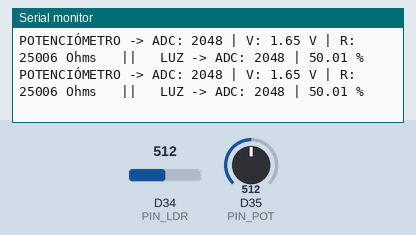
Recording of a sketch running on a simulated Arduino Due. Parts: the last lines printed to the serial monitor. The inputs (shaded band) are chosen by the test bench; at power-on: D34 (PIN_LDR) = 512, D35 (PIN_POT) = 512 (analog values on the 0–1023 scale).

Above: at 1.3 s.
1.4 s: D34 (PIN_LDR) set to 716
At 2.0 s:
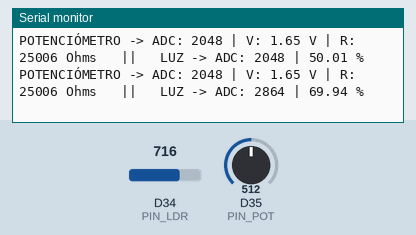
2.9 s: D35 (PIN_POT) set to 716
At 3.4 s:
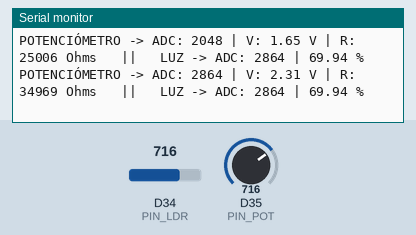
4.4 s: D34 (PIN_LDR) set to 900
At 5.0 s:
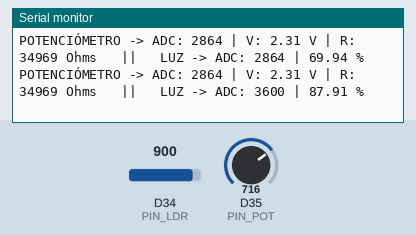
5.9 s: D35 (PIN_POT) set to 900
At 6.6 s:
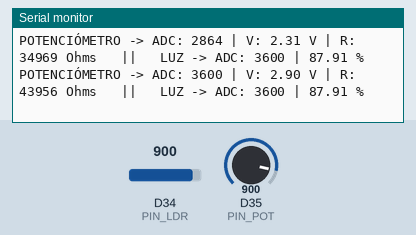
Timing chart, 0 to 8.4 s (numbered marks = the images above; inputs shaded):
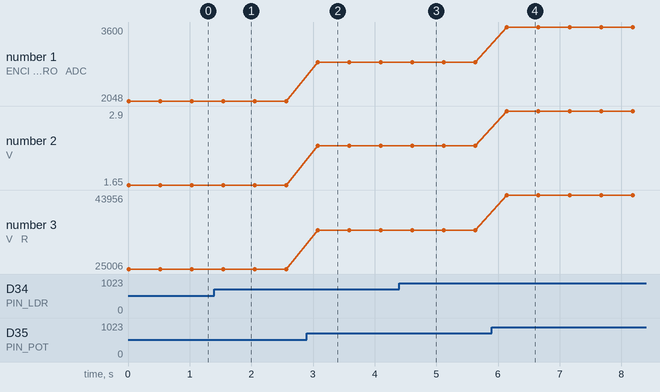

Measured:
- after the input at 1.4 s, the serial monitor: prints a new line after 0.14 s (image 1)
- after the input at 2.9 s, the serial monitor: prints a new line after 0.18 s (image 2)
- after the input at 4.4 s, the serial monitor: prints a new line after 0.21 s (image 3)
- after the input at 5.9 s, the serial monitor: prints a new line after 0.24 s (image 4)
- plotted number 2: 1.65 → 2.31 after the input at 2.9 s, 2.31 → 2.9 after the input at 5.9 s
- plotted number 3: 25006 → 34969 after the input at 2.9 s, 34969 → 43956 after the input at 5.9 s

The sketch:

Practica1.ino
```cpp
/*
Potenciómetro:
1->GND
2->35
3->3.3V

FOTORESISTENCIA
1->3.3V
2-> COLUMNA 22( CABLE(34), RESISTENCIA)

RESISTENCIA 1K
1->Fotoresistencia
2->GND

*/


const int PIN_POT = 35;
const int PIN_LDR = 34;

const float REF_VOLTAGE = 3.3;
const float POT_MAX_R = 50000.0;

void setup() {
  Serial.begin(115200);
  analogReadResolution(12);
  Serial.println("--- POTENCIOMETRO Y LUZ ---");
}

void loop() {

  // POTENCIÓMETRO
  int potAdc = analogRead(PIN_POT);
  float potVolts = (potAdc * REF_VOLTAGE) / 4095.0;
  float potResistance = (potVolts / REF_VOLTAGE) * POT_MAX_R;

  delay(10);

  // LDR
  int ldrAdc = analogRead(PIN_LDR);
  float lightPercent = (ldrAdc * 100.0) / 4095.0;
  // int lightPercent = map(ldrAdc, 0, 4095, 0, 100);


  // SALIDA
  Serial.print("POTENCIÓMETRO -> ADC: ");
  Serial.print(potAdc);
  Serial.print(" | V: ");
  Serial.print(potVolts, 2);
  Serial.print(" V | R: ");
  Serial.print(potResistance, 0);
  Serial.print(" Ohms");

  Serial.print("   ||   ");

  Serial.print("LUZ -> ADC: ");
  Serial.print(ldrAdc);
  Serial.print(" | ");
  Serial.print(lightPercent, 2);
  Serial.println(" %");

  delay(500);
}
```
